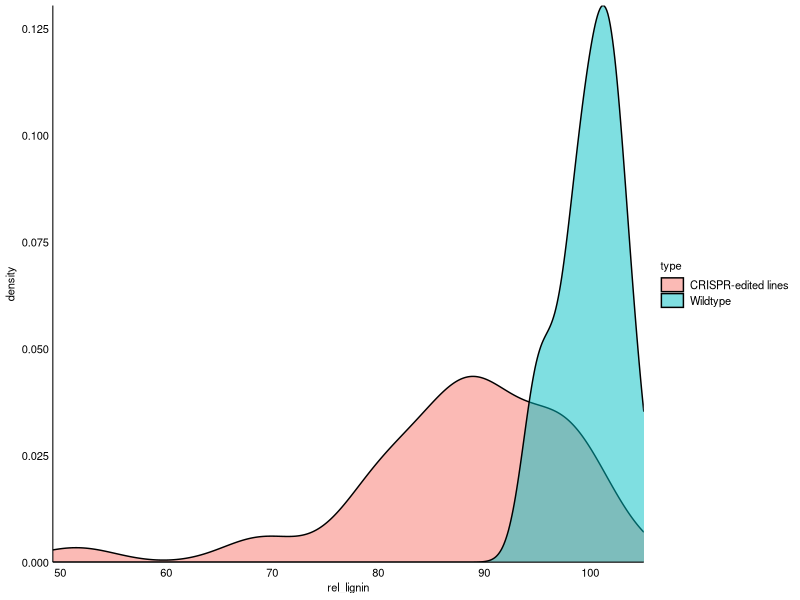
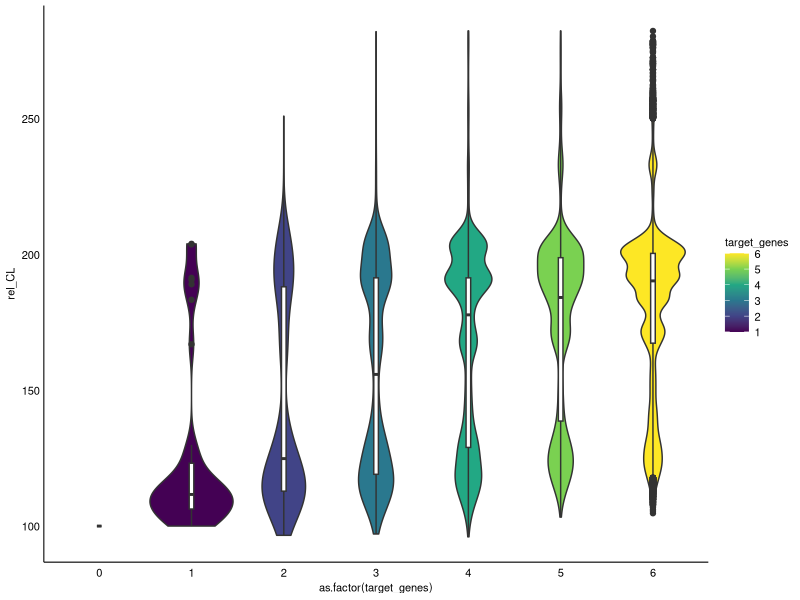
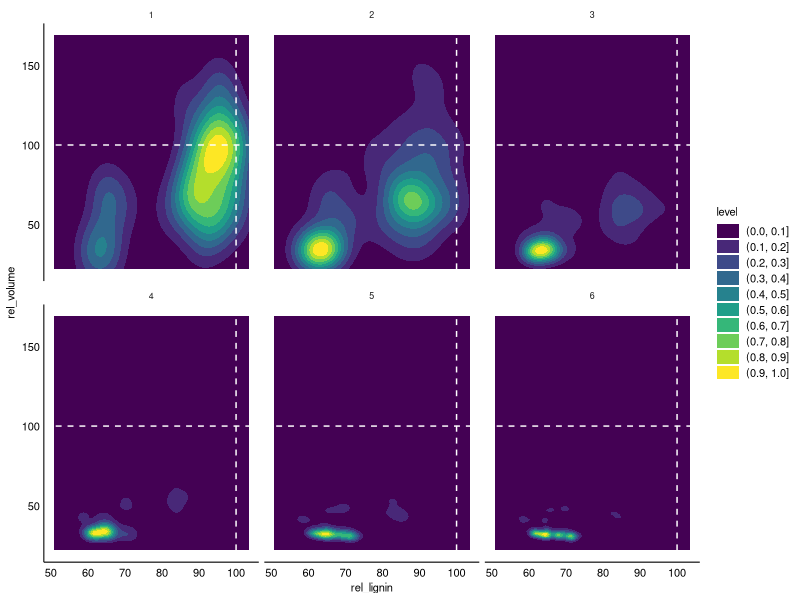

Source code (R) for these figures, in order:
## ---- chunk 1
# in this "setup chunk" you can load packages:
library(tidyverse)

# you can also create a custom theme_*():
theme_sulis <- function(base_size = 8) {
  theme_minimal(
    base_size = base_size
  ) %+replace%
    theme(
      axis.ticks = element_blank(),
      axis.text.x = element_text(
        size = base_size,
        colour = "black",
        margin = margin(1, 1, 1, 1)
      ),
      axis.text.y = element_text(
        colour = "black",
        size = base_size,
        angle = 0,
        vjust = 0.5,
        hjust = 1,
        margin = margin(1, 1, 1, 1)
      ),
      axis.title = element_text(
        colour = "black",
        size = base_size
      ),
      axis.line = element_line(),
      panel.grid.major = element_blank(),
      panel.grid.minor = element_blank(),
      legend.text = element_text(size = base_size),
      legend.key.height = unit(4, "mm"),
      complete = TRUE
    )
}

# and define variables you might need:
ggtext_size <- 8 / (14 / 5)
## ---- chunk 2
# write your code in this code chunk; execute all code within the chunk your cursor is in with ctrl+shift+enter
data <- read_tsv("data/Sulis2023_fig3G.tsv")

ggplot(
  data = data,
  aes(
    x = rel_lignin,
    fill = type
  )
) +
  geom_density(alpha = 0.5) +
  coord_cartesian(expand = FALSE) +
  theme_sulis()
## ---- chunk 3
data <- read_tsv("data/Sulis2023_predictions.tsv")
ggplot(
  data = data,
  aes(
    x = as.factor(target_genes),
    y = rel_CL
  )
) +
  geom_violin(aes(fill = target_genes)) +
  geom_boxplot(width = 0.05) +
  scale_fill_viridis_c() +
  theme_sulis()
## ---- chunk 4
data <- read_tsv("data/Sulis2023_predictions.tsv")
ggplot(
  data = data |> filter(target_genes > 0),
  aes(
    x = rel_lignin,
    y = rel_volume
  )
) +
  geom_density2d_filled(contour_var = "ndensity") +
  geom_hline(yintercept = 100, colour = "white", linetype = "dashed") +
  geom_vline(xintercept = 100, colour = "white", linetype = "dashed") +
  theme_sulis() +
  facet_wrap(~target_genes)
